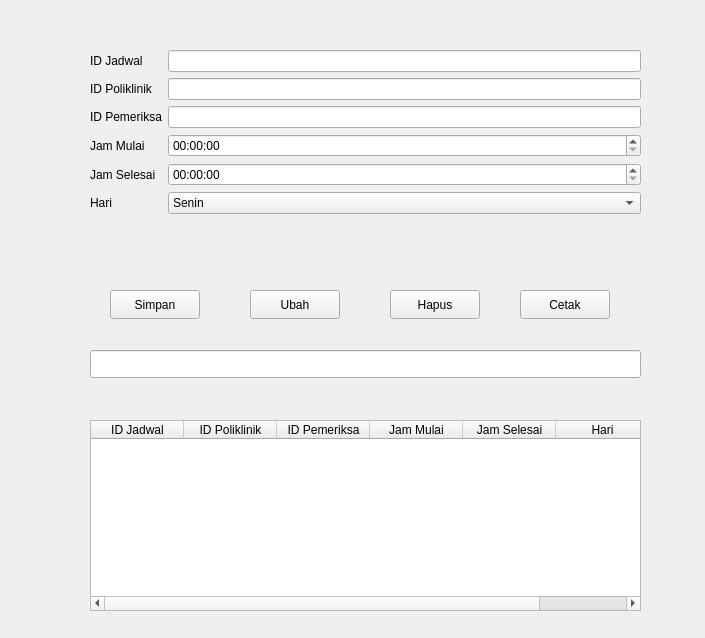
<?xml version="1.0" encoding="UTF-8"?>
<ui version="4.0">
 <class>Form</class>
 <widget class="QWidget" name="Form">
  <property name="geometry">
   <rect>
    <x>0</x>
    <y>0</y>
    <width>705</width>
    <height>638</height>
   </rect>
  </property>
  <property name="windowTitle">
   <string>Form</string>
  </property>
  <widget class="QWidget" name="formLayoutWidget">
   <property name="geometry">
    <rect>
     <x>90</x>
     <y>50</y>
     <width>551</width>
     <height>211</height>
    </rect>
   </property>
   <layout class="QFormLayout" name="formLayout">
    <item row="0" column="0">
     <widget class="QLabel" name="iDJadwalLabel">
      <property name="text">
       <string>ID Jadwal</string>
      </property>
     </widget>
    </item>
    <item row="0" column="1">
     <widget class="QLineEdit" name="EditJadwal"/>
    </item>
    <item row="1" column="0">
     <widget class="QLabel" name="iDPoliklinikLabel">
      <property name="text">
       <string>ID Poliklinik</string>
      </property>
     </widget>
    </item>
    <item row="1" column="1">
     <widget class="QLineEdit" name="EditPoli"/>
    </item>
    <item row="2" column="0">
     <widget class="QLabel" name="iDPemeriksaLabel">
      <property name="text">
       <string>ID Pemeriksa</string>
      </property>
     </widget>
    </item>
    <item row="2" column="1">
     <widget class="QLineEdit" name="EditPeriksa"/>
    </item>
    <item row="3" column="0">
     <widget class="QLabel" name="jamMulaiLabel">
      <property name="text">
       <string>Jam Mulai</string>
      </property>
     </widget>
    </item>
    <item row="3" column="1">
     <widget class="QTimeEdit" name="TimeMulai"/>
    </item>
    <item row="4" column="0">
     <widget class="QLabel" name="jamSelesaiLabel">
      <property name="text">
       <string>Jam Selesai</string>
      </property>
     </widget>
    </item>
    <item row="4" column="1">
     <widget class="QTimeEdit" name="EditSelesai"/>
    </item>
    <item row="5" column="0">
     <widget class="QLabel" name="hariLabel">
      <property name="text">
       <string>Hari</string>
      </property>
     </widget>
    </item>
    <item row="5" column="1">
     <widget class="QComboBox" name="cmbHari">
      <item>
       <property name="text">
        <string>Senin</string>
       </property>
      </item>
      <item>
       <property name="text">
        <string>Selasa</string>
       </property>
      </item>
      <item>
       <property name="text">
        <string>Rabu</string>
       </property>
      </item>
      <item>
       <property name="text">
        <string>Kamis</string>
       </property>
      </item>
      <item>
       <property name="text">
        <string>Jum'at</string>
       </property>
      </item>
      <item>
       <property name="text">
        <string>Sabtu</string>
       </property>
      </item>
      <item>
       <property name="text">
        <string>Minggu</string>
       </property>
      </item>
     </widget>
    </item>
   </layout>
  </widget>
  <widget class="QPushButton" name="btnSimpan">
   <property name="geometry">
    <rect>
     <x>110</x>
     <y>290</y>
     <width>90</width>
     <height>29</height>
    </rect>
   </property>
   <property name="text">
    <string>Simpan</string>
   </property>
  </widget>
  <widget class="QPushButton" name="btnUbah">
   <property name="geometry">
    <rect>
     <x>250</x>
     <y>290</y>
     <width>90</width>
     <height>29</height>
    </rect>
   </property>
   <property name="text">
    <string>Ubah</string>
   </property>
  </widget>
  <widget class="QPushButton" name="btnHapus">
   <property name="geometry">
    <rect>
     <x>390</x>
     <y>290</y>
     <width>90</width>
     <height>29</height>
    </rect>
   </property>
   <property name="text">
    <string>Hapus</string>
   </property>
  </widget>
  <widget class="QLineEdit" name="lineCari">
   <property name="geometry">
    <rect>
     <x>90</x>
     <y>350</y>
     <width>551</width>
     <height>28</height>
    </rect>
   </property>
  </widget>
  <widget class="QTableWidget" name="tableWidget">
   <property name="geometry">
    <rect>
     <x>90</x>
     <y>420</y>
     <width>551</width>
     <height>191</height>
    </rect>
   </property>
   <attribute name="horizontalHeaderDefaultSectionSize">
    <number>93</number>
   </attribute>
   <column>
    <property name="text">
     <string>ID Jadwal</string>
    </property>
   </column>
   <column>
    <property name="text">
     <string>ID Poliklinik</string>
    </property>
   </column>
   <column>
    <property name="text">
     <string>ID Pemeriksa</string>
    </property>
   </column>
   <column>
    <property name="text">
     <string>Jam Mulai</string>
    </property>
   </column>
   <column>
    <property name="text">
     <string>Jam Selesai</string>
    </property>
   </column>
   <column>
    <property name="text">
     <string>Hari</string>
    </property>
   </column>
  </widget>
  <widget class="QPushButton" name="btnCetak">
   <property name="geometry">
    <rect>
     <x>520</x>
     <y>290</y>
     <width>90</width>
     <height>29</height>
    </rect>
   </property>
   <property name="text">
    <string>Cetak</string>
   </property>
  </widget>
 </widget>
 <resources/>
 <connections/>
</ui>
